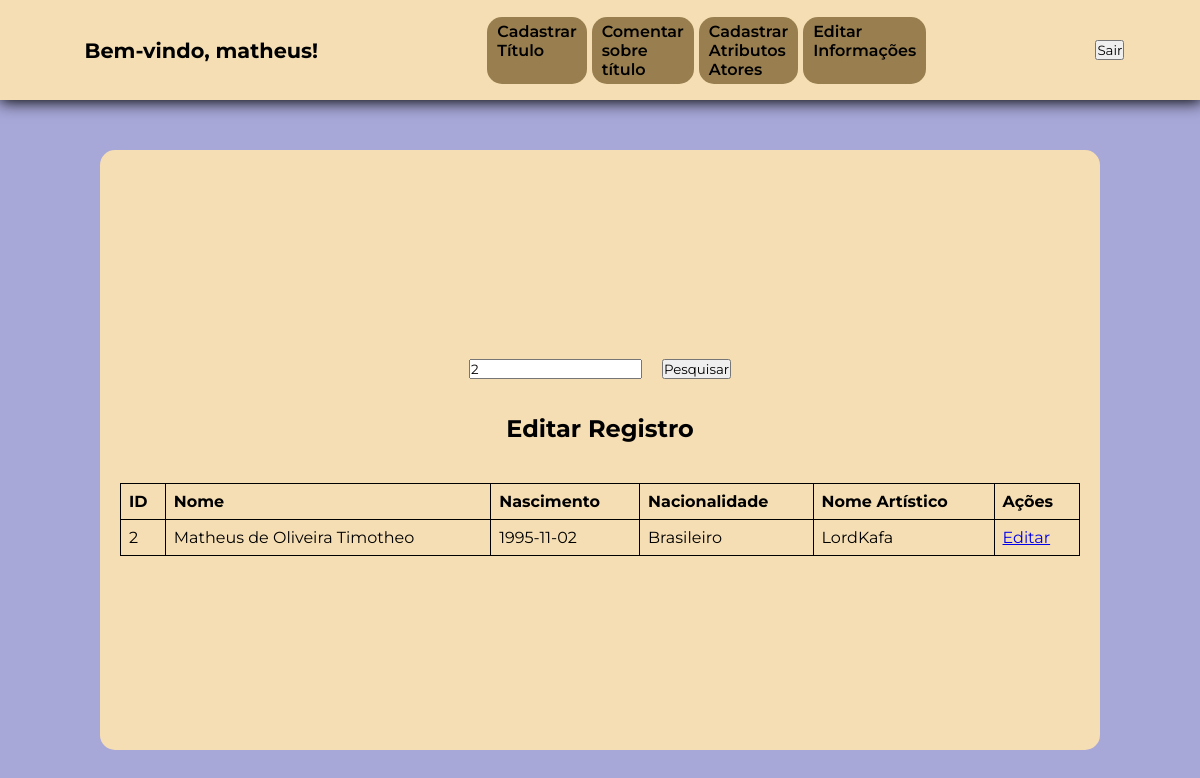
The app's page /php/cadastro/editarInformacoes.php?busca=2 (signed in) with its own data.
### tables this page shows
CREATE TABLE `atores` (
  `id` int(11) NOT NULL,
  `nome` varchar(30) NOT NULL,
  `nascimento` date NOT NULL,
  `falecimento` date NOT NULL,
  `nacionalidade` varchar(30) NOT NULL,
  `nome_artistico` varchar(30) DEFAULT NULL,
  `altura` varchar(10) DEFAULT NULL
);

### php/cadastro/editarInformacoes.php (the view, shortened to what this page needs)
<?php
   require_once '../DB/conexaoDB.php';
?>
<!DOCTYPE html>
<html lang="pt-BR">
<head>
    <link rel="stylesheet" href="../../style/styleCadastroTitulo.css">
</head>
<body>
    <header>
        <?php include 'headerCadastro.php'; ?>
    </header>
    <main>
        <div class="card">
            <form class="pesquisa" method="GET" action="">
                <input type="text" name="busca" placeholder="Digite o nome ou id..." value="<?php echo isset($_GET['busca']) ? htmlspecialchars($_GET['busca']) : ''; ?>">
                <button type="submit">Pesquisar</button>
            </form>
            <h2>Editar Registro</h2>
            <?php
            if (isset($_GET['busca']) && !empty(trim($_GET['busca']))) {
                $busca = trim($_GET['busca']);
                try {
                    $sql = "SELECT id, nome, nascimento, nacionalidade, nome_artistico FROM atores
                            WHERE id = :busca OR nome LIKE :nome";
                    $stmt = $pdo->prepare($sql);
                    $stmt->bindValue(':busca', $busca, PDO::PARAM_INT);
                    $stmt->bindValue(':nome', "%$busca%", PDO::PARAM_STR);
                    $stmt->execute();
                    $dados = $stmt->fetchAll(PDO::FETCH_ASSOC);
                    if ($dados) {
                        echo "<table>";
                        echo "<tr><th>ID</th><th>Nome</th><th>Nascimento</th><th>Nacionalidade</th><th>Nome Artístico</th><th>Ações</th></tr>";
                        foreach ($dados as $registro) {
                            echo "<tr>";
                            echo "<td>" . htmlspecialchars($registro['id']) . "</td>";
                            echo "<td>" . htmlspecialchars($registro['nome']) . "</td>";
                            echo "<td>" . htmlspecialchars($registro['nascimento']) . "</td>";
                            echo "<td>" . htmlspecialchars($registro['nacionalidade']) . "</td>";
                            echo "<td>" . htmlspecialchars($registro['nome_artistico']) . "</td>";
                            echo "<td><a href='?editar=" . $registro['id'] . "'>Editar</a></td>";
                            echo "</tr>";
                        }
                        echo "</table>";
                    } else {
                        echo "<p style='color: red;'>Nenhum registro encontrado.</p>";
                    }
                } catch (PDOException $e) {
                    echo "Erro ao buscar registros: " . $e->getMessage();
                }
            }
            ?>
        </div>
    </main>
</body>
</html>

### style/styleCadastroTitulo.css (style rules this page uses)
:root { --cor-do-card:wheat ; --cor-body: rgb(167, 167, 216); --cor-btn-menu: rgb(153, 127, 79); --fonte-principal: "Montserrat", serif; }
* { margin: 0; padding: 0; font-family: var(--fonte-principal); }
body { width: 100vw; height: 700px; background-color: var(--cor-body); }
header, main, .card { display: flex; align-items: center; }
header { width: 100%; height: 100px; background-color: var(--cor-do-card); justify-content: space-around; box-shadow: 1px 1px 15px 1px black; }
main { width: 100%; height: 100%; justify-content: center; }
.card { width: 80%; height: 80%; padding: 20px 20px; background-color: var(--cor-do-card); border-radius: 15px; display: flex; flex-direction: column; justify-content: center; gap: 20px; }
form { display: flex; gap:20px; }
form { width: 100%; height: 100%; }

### php/cadastro/editarInformacoes.php (style rules this page uses)
.pesquisa { width: 100%; height: 50px; display: flex; align-items: center; justify-content: center; }
table { width: 100%; border-collapse: collapse; margin-top: 20px; }
table, th, td { border: 1px solid black; }
th, td { padding: 8px; text-align: left; }

### records on screen
atores: id "2", nome "Matheus de Oliveira Timotheo", nascimento "1995-11-02", nacionalidade "Brasileiro", nome_artistico "LordKafa"

### other values on screen
$_SESSION['username'] "matheus"
